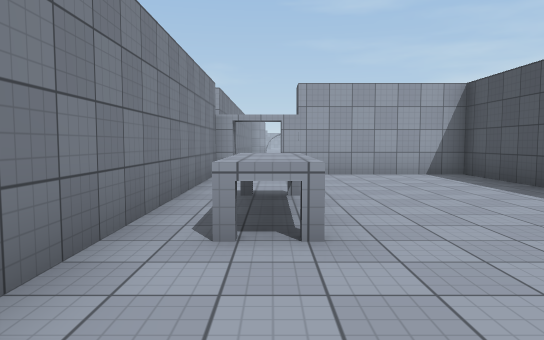
view 1 (above)

16 first-person views from a walk through a scene from a Unity 3-D project. The camera is 1.4 m above the floor, tilts 4° down and sees 70° across. Doors are open. The floor is counted in squares, 2 m on a side. Each view is taken from the middle of a square. On the plan, view 1 faces up. The plan holds only what a view shows up to about 11 squares ahead; the rest is blank. The place goes on beyond the plan. Surface patterns are stand-ins for the level's own textures.

view 2
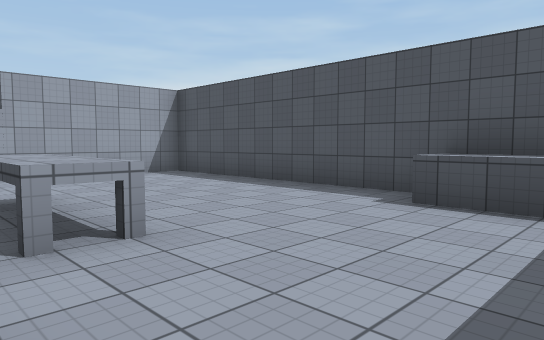

view 3
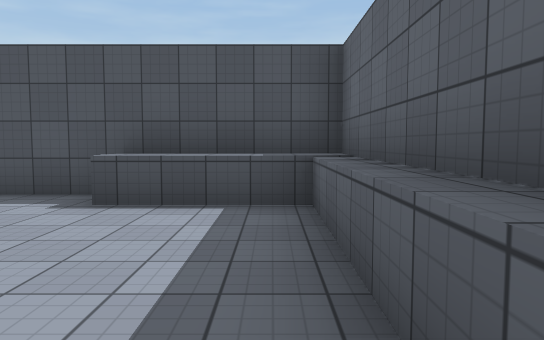

view 4
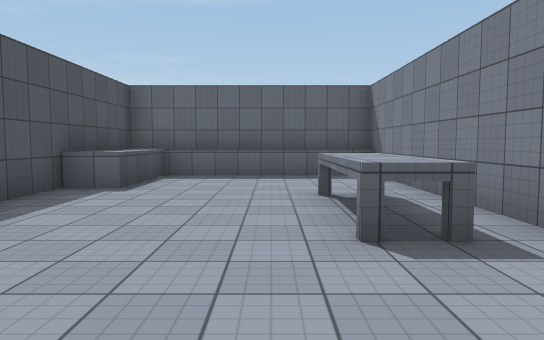

view 5
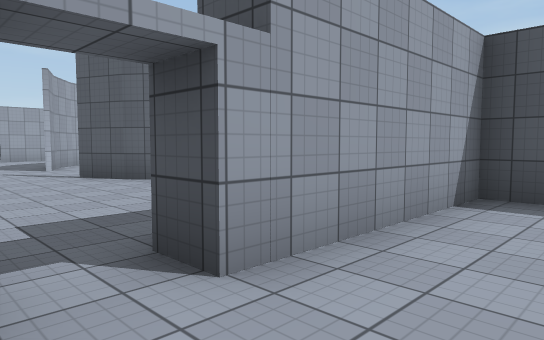

view 6
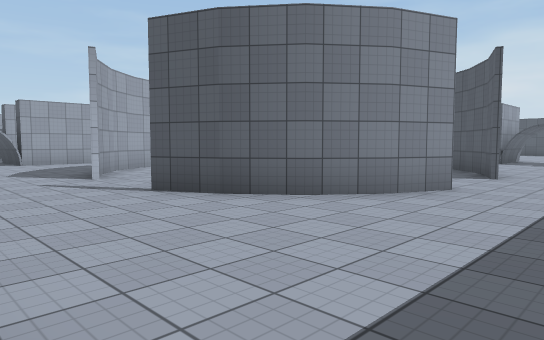

view 7
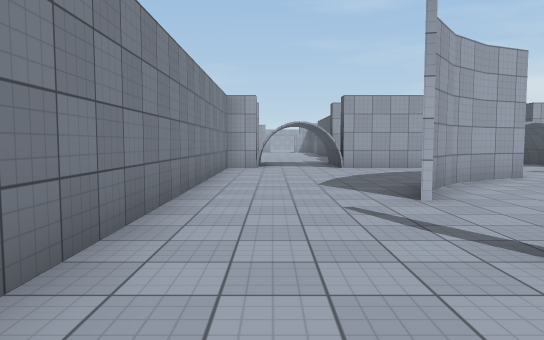

view 8
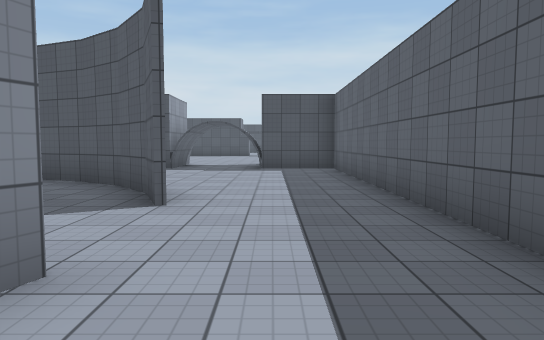

view 9
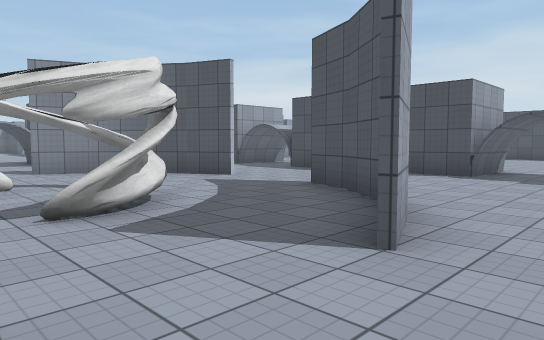

view 10
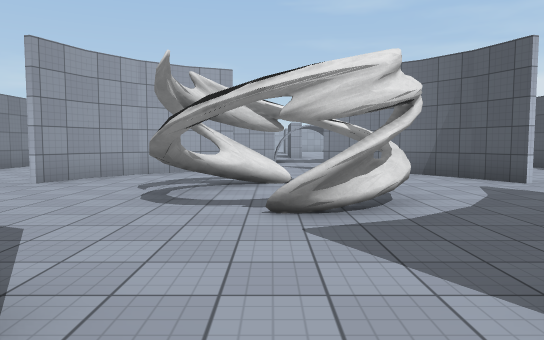

view 11
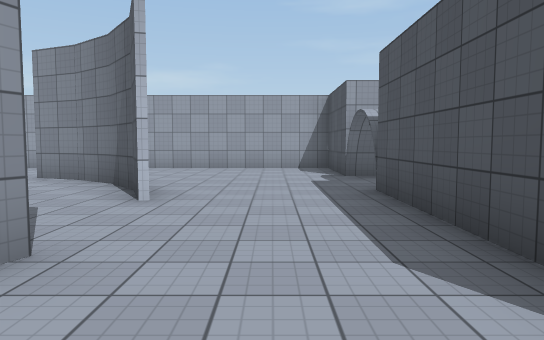

view 12
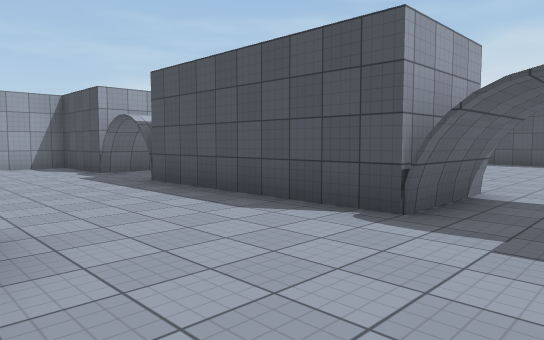

view 13
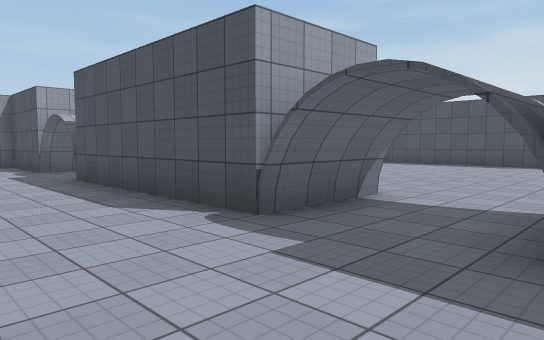

view 14
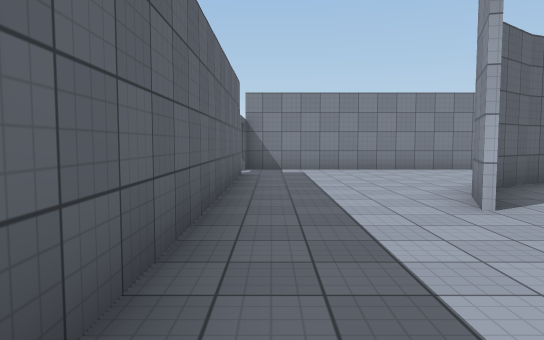

view 15
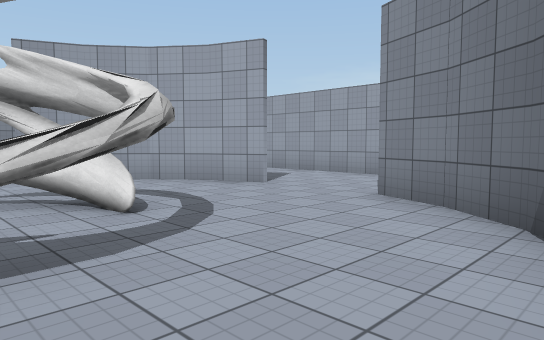

view 16
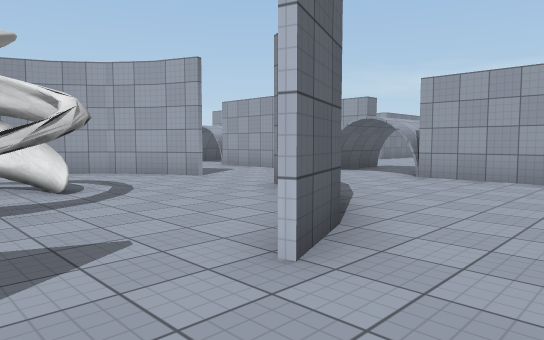

### Floor plan
Points are (right, up) in squares from view 1. A wall is a line through its corners. A room is listed if a view was taken in it or the views show most of it. See-through windows are left out.
Room 1 (views 1, 2, 3, 4, 5)
walls: (-0.5, 5.3) (0.4, 5.3) (0.4, 2.7) (-0.4, 2.7) (-0.4, 3.4); (-0.9, 8.6) (-1.2, 8.6) (-1.2, -0.9) (4.3, -0.9) (4.3, 8.6) (0.2, 8.6); (-1.2, -0.5) (3.4, -0.5); (3.3, -1) (3.3, 2) (4.2, 2)
ways out: open door at (-0.5, 9) to room 2
Room 2 (views 6, 7, 8, 9, 10, 11, 12, 13, 14, 15, 16)
walls: (8.4, 20.3) (7.3, 20.8); (10, 18.9) (10.5, 17.6); (5.6, 23.8) (1.6, 23.8); (6.4, 26) (6.4, 24); (6.2, 26) (6.2, 24); (8.5, 12.7) (7.2, 12.1); (2.3, 14.2) (1.8, 15.5); (14.6, 20.9) (13.6, 20.9) (13.6, 23.8) (8.1, 23.8); (7.2, 12.3) (8.3, 12.7); (3, 13.3) (2.3, 14.3); (0, 23.8) (-1.2, 23.8) (-1.2, 9.2); (14.9, 21.1) (13.5, 21.1); (4, 12.6) (2.9, 13.4); (5.1, 12.1) (3.8, 12.7); (15.9, 13.7) (13.5, 13.7); (15.9, 13.4) (13.6, 13.4) (13.6, 19.1); (0.2, 9.3) (13.6, 9.3) (13.6, 11.8)
ways out: open door at (-0.5, 9) to room 1; opening at (2, 16.5) to room 3; opening at (6.5, 13) to room 3; opening at (6.5, 20.5) to room 3; opening at (10, 16.5) to room 3; opening at (1, 24); opening at (14.5, 12.5); opening at (14.5, 20)
Room 3 (no view inside)
walls: (4.1, 20.4) (3.1, 19.6); (5.1, 20.8) (3.9, 20.3); (3.1, 19.7) (2.3, 18.6); (2.4, 18.8) (1.9, 17.6); (9.3, 19.6) (8.3, 20.4); (2.2, 14.8) (2.4, 14.2); (2.4, 14.4) (3.1, 13.4); (10.4, 17.6) (10, 18.7) (9.2, 19.6); (9.9, 14.2) (10.4, 15.4); (8.3, 12.7) (9.3, 13.5); (9.2, 13.3) (10, 14.4)
ways out: opening at (2, 16.5) to room 2; opening at (6.5, 13) to room 2; opening at (6.5, 20.5) to room 2; opening at (10, 16.5) to room 2
objects: other object (5, 15) to (8, 18)

Where each view was taken, in squares from view 1:
view 1: 0 up, 0 right, facing up
view 2: 0 up, 1 left, facing up-right
view 3: 0 up, 1 left, facing right
view 4: 8 up, 1 right, facing down
view 5: 7 up, 1 left, facing up-right
view 6: 10 up, 1 left, facing up-right
view 7: 13 up, 0 right, facing up
view 8: 11 up, 3 right, facing right
view 9: 11 up, 5 right, facing up-right
view 10: 11 up, 6 right, facing up
view 11: 13 up, 12 right, facing up
view 12: 12 up, 10 right, facing up-right
view 13: 11 up, 11 right, facing up-right
view 14: 10 up, 9 right, facing left
view 15: 16 up, 10 right, facing up-left
view 16: 16 up, 12 right, facing up-left
